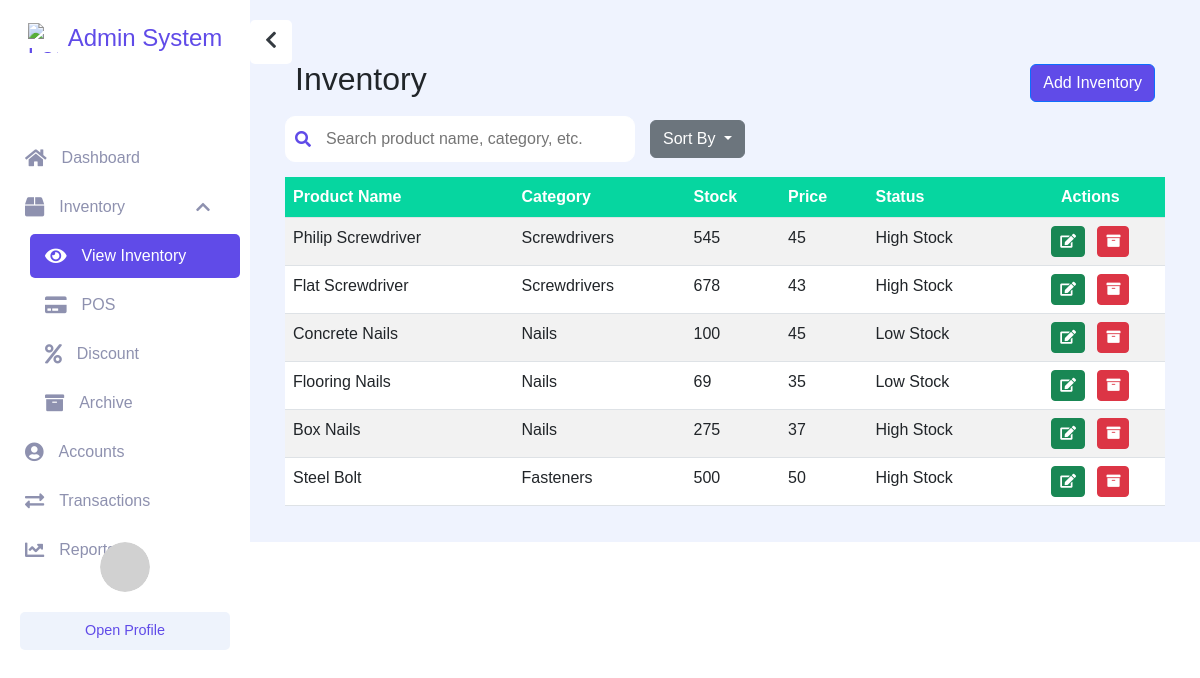
The app's page /admin_inventory.php with its own data.
### tables this page shows
CREATE TABLE `inventory_tbl` (
  `ProductID` int(11) NOT NULL,
  `product_category` varchar(50) NOT NULL,
  `product_name` varchar(50) NOT NULL,
  `quantity` int(11) NOT NULL,
  `metric_unit` varchar(50) NOT NULL,
  `retail_price` decimal(10,0) NOT NULL,
  `unit_price` decimal(10,0) NOT NULL,
  `VATS` int(11) NOT NULL,
  `stock_location` varchar(50) NOT NULL,
  `date_ordered` date NOT NULL,
  `product_description` varchar(255) NOT NULL,
  `image` blob NOT NULL
);

### admin_inventory.php (the view, shortened to what this page needs)
<?php
require "database.php";
$sql = "SELECT * FROM inventory_tbl";
$result = $conn->query($sql);
?>
<!DOCTYPE html>
<html lang="en">
<head>
    <link href="https://cdn.jsdelivr.net/npm/bootstrap@5.2.3/dist/css/bootstrap.min.css" rel="stylesheet"
>
    <link rel="stylesheet" href="https://use.fontawesome.com/releases/v5.0.8/css/all.css">
    <link href="https://fonts.cdnfonts.com/css/gilroy-bold" rel="stylesheet">
</head>
<body>
<div class="sidebar" id="sidebar">
    <div class="sidebar-header">
        <img src="images/logo.png" alt="Logo">
        <span>Admin System</span>
    </div>
    <a href="admin_page.php" class="sidebar-item" id="dashboardItem">
        <i class="fas fa-home"></i>
        <span>Dashboard</span>
    </a>
    <div class="sidebar-item dropdown" id="inventoryDropdown">
        <i class="fas fa-box"></i>
        <span>Inventory</span>
        <i class="fas fa-chevron-down dropdown-icon"></i>
    </div>
    <div class="dropdown-items" id="dropdownItems">
        <a href="admin_inventory.php" class="sidebar-item active" id="viewInventory">
            <i class="fas fa-eye"></i>
            <span>View Inventory</span>
        </a>
        <a href="pos.html" class="sidebar-item">
            <i class="fas fa-credit-card"></i>
            <span>POS</span>
        </a>
        <a href="admin_discount.php" class="sidebar-item">
            <i class="fas fa-percent"></i>
            <span>Discount</span>
        </a>
        <a href="admin_archive.php" class="sidebar-item">
            <i class="fas fa-archive"></i>
            <span>Archive</span>
        </a>
    </div>
    <a href="admin_account.php" class="sidebar-item" id="accountsItem">
        <i class="fas fa-user-circle"></i>
        <span>Accounts</span>
    </a>
    <a href="admin_transac.php" class="sidebar-item" id="transactionsItem">
        <i class="fas fa-exchange-alt"></i>
        <span>Transactions</span>
    </a>
    <a href="reports.html" class="sidebar-item" id="reportsItem">
        <i class="fas fa-chart-line"></i>
        <span>Reports</span>
    </a>
    <div class="user-profile">
        <div class="profile-img-container">
        <div class="profile-img-no-image">
        </div>
        </div>
        <button class="btn btn-primary open-profile-btn" onclick="openProfile()">Open Profile</button>
    </div>
</div>
<button class="toggle-btn" id="toggleBtn">
    <i class="fas fa-chevron-left"></i>
</button>
<div class="content" id="content">
<div style="display: flex; align-items: center; justify-content: space-between; padding: 10px; margin-top: 30px;">
    <div style="display: flex; align-items: center;">
        <h2 style="font-family: 'Gilroy-Bold', sans-serif; margin-left: 15px;">Inventory</h2>
    </div>
    <button
        class="btn btn-primary"
        style="font-family: 'Gilroy-Bold', sans-serif; margin-right: 15px; background-color: #604be8;"
        onclick="openAddInventoryModal()">
        Add Inventory
    </button>
</div>
<div style="display: flex; align-items: center; margin-left: 15px;">
    <form style="margin: 0; display: flex; align-items: center; position: relative;">
        <i class="fas fa-search"
            style="
                position: absolute;
                left: 10px;
                top: 50%;
                transform: translateY(-50%);
                color: #604be8;
            ">
        </i>
        <input
            type="text"
            placeholder="Search product name, category, etc."
            style="
                padding: 10px 10px 10px 40px;
                border: 1px solid #fff;
                border-radius: 10px;
                outline: none;
                width: 350px;
                font-family: 'Gilroy', sans-serif;
            "
        >
    </form>
    <div class="dropdown" style="margin-left: 15px;">
        <button
            class="btn btn-secondary dropdown-toggle"
            type="button"
            id="sortDropdown"
            data-bs-toggle="dropdown"
            aria-expanded="false">
            Sort By
        </button>
    </div>
</div>
<div style="margin: 15px;">
    <table class="table table-striped" style="background-color: white;">
        <thead style="background-color: #06d6a0; color: white;">
            <tr>
                <th scope="col">Product Name</th>
                <th scope="col">Category</th>
                <th scope="col">Stock</th>
                <th scope="col">Price</th>
                <th scope="col">Status</th>
                <th scope="col" class="text-center">Actions</th>
            </tr>
        </thead>
        <tbody>
            <?php
            if ($result->num_rows > 0) {
                while($row = $result->fetch_assoc()) {
                    $rowClass = ($row["quantity"] < 100) ? 'low-quantity' : '';
                    $status = "";
                    if ($row["quantity"] > 199) {
                        $status = "High Stock";
                    } elseif ($row["quantity"] >= 101) {
                        $status = "Mid Stock";
                    } else {
                        $status = "Low Stock";
                    }
                    echo "<tr class='$rowClass'>";
                    echo "<td>" . $row["product_name"] . "</td>";
                    echo "<td>" . $row["product_category"] . "</td>";
                    echo "<td>" . $row["quantity"] . "</td>";
                    echo "<td>" . $row["unit_price"] . "</td>";
                    echo "<td>" . htmlspecialchars($status) . "</td>";
                    echo "<td class='text-center'>
                        <button class='btn btn-success btn-sm' title='Edit' style='margin-right: 8px;'>
                            <i class='fas fa-edit'></i>
                        </button>
                        <button class='btn btn-danger btn-sm' title='Archive'>
                            <i class='fas fa-archive'></i>
                        </button>
                    </td>";
                    echo "</tr>";
                }
            } else {
                echo "<tr><td colspan='7'>No items found</td></tr>";
            }
            ?>
        </tbody>
    </table>
</div>
</div>
</body>
</html>

### admin_inventory.php (style rules this page uses)
body { font-family: 'Gilroy-Bold', sans-serif; margin: 0; padding: 0; }
.sidebar { width: 250px; height: 100vh; background-color: white; color: #343a40; position: fixed; transition: all 0.3s ease; overflow-x: hidden; }
.sidebar .sidebar-header { font-family: 'Gilroy-Bold', sans-serif; font-size: 1.5rem; color: #604be8; text-align: center; padding: 20px 10px; display: flex; align-items: center; justify-content: center; margin-bottom: 60px; }
.sidebar .sidebar-header img { width: 30px; height: 30px; margin-right: 10px; }
.sidebar .sidebar-item { font-family: 'Gilroy-Bold', sans-serif; padding: 10px 15px; margin: 5px 10px; display: flex; align-items: center; white-space: nowrap; transition: all 0.3s ease; color: #8E91AF; text-decoration: none; border-radius: 5px; }
.sidebar .sidebar-item.active { background-color: #604be8; color: white; }
.sidebar .sidebar-item i { margin-right: 15px; font-size: 1.2rem; }
.sidebar .sidebar-item .dropdown-icon { margin-left: auto; font-size: 1rem; position: absolute; right: 15px; }
.dropdown-items { display: none; flex-direction: column; padding-left: 20px; }
.dropdown-open { display: block; }
.content { margin-left: 250px; padding: 20px; background-color: #EFF3FE; transition: margin-left 0.3s ease; }
.user-profile { position: absolute; bottom: 20px; left: 20px; width: calc(100% - 40px); text-align: center; color: #343a40; transition: all 0.3s ease; }
.profile-img-container { width: 50px; height: 50px; margin: 0 auto; border-radius: 50%; overflow: hidden; margin-bottom: 10px; position: relative; transition: all 0.3s ease; }
.open-profile-btn { font-size: 0.8rem; padding: 5px 10px; }
.profile-img-no-image { width: 100%; height: 100%; background-color: #d1d1d1; display: flex; justify-content: center; align-items: center; border-radius: 50%; font-size: 1.5rem; color: white; }
.dropdown-open ~ .user-profile { bottom: 150px; }
.user-profile .profile-img-no-image { display: none; }
.profile-img[src='default-profile.png'] + .profile-img-no-image { display: block; }
.open-profile-btn { width: 100%; padding: 8px 12px; margin-top: 10px; border-radius: 5px; font-size: 0.9rem; background-color: #EEF3FC; color: #604be8; border: none; transition: background-color 0.3s ease, color 0.3s ease; }
.toggle-btn { position: absolute; top: 20px; left: 250px; background-color: white; color: #343a40; border: none; border-radius: 5px; padding: 10px 15px; cursor: pointer; transition: left 0.3s ease, background-color 0.3s ease, color 0.3s ease; }
.toggle-btn i { font-size: 1.2rem; }
input::placeholder { font-family: 'Gilroy-Bold', sans-serif; }

### records on screen
inventory_tbl: product_name "Philip Screwdriver", product_category "Screwdrivers", quantity "545", unit_price "45", quantity "High Stock"
inventory_tbl: product_name "Flat Screwdriver", product_category "Screwdrivers", quantity "678", unit_price "43", quantity "High Stock"
inventory_tbl: product_name "Concrete Nails", product_category "Nails", quantity "100", unit_price "45", quantity "Low Stock"
inventory_tbl: product_name "Flooring Nails", product_category "Nails", quantity "69", unit_price "35", quantity "Low Stock"
inventory_tbl: product_name "Box Nails", product_category "Nails", quantity "275", unit_price "37", quantity "High Stock"
inventory_tbl: product_name "Steel Bolt", product_category "Fasteners", quantity "500", unit_price "50", quantity "High Stock"
